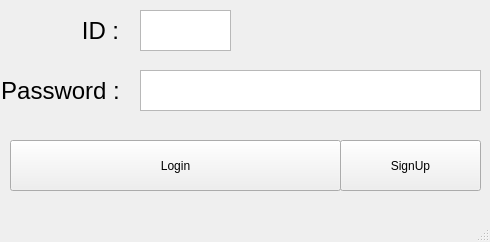
<?xml version="1.0" encoding="UTF-8"?>
<ui version="4.0">
 <class>winLoginEmployee</class>
 <widget class="QMainWindow" name="winLoginEmployee">
  <property name="geometry">
   <rect>
    <x>0</x>
    <y>0</y>
    <width>490</width>
    <height>242</height>
   </rect>
  </property>
  <property name="windowTitle">
   <string>MainWindow</string>
  </property>
  <widget class="QWidget" name="centralwidget">
   <widget class="QTextEdit" name="txtID">
    <property name="geometry">
     <rect>
      <x>140</x>
      <y>10</y>
      <width>91</width>
      <height>41</height>
     </rect>
    </property>
   </widget>
   <widget class="QTextEdit" name="txtPass">
    <property name="geometry">
     <rect>
      <x>140</x>
      <y>70</y>
      <width>341</width>
      <height>41</height>
     </rect>
    </property>
   </widget>
   <widget class="QLabel" name="label">
    <property name="geometry">
     <rect>
      <x>70</x>
      <y>10</y>
      <width>61</width>
      <height>41</height>
     </rect>
    </property>
    <property name="font">
     <font>
      <pointsize>18</pointsize>
     </font>
    </property>
    <property name="text">
     <string>ID :</string>
    </property>
    <property name="alignment">
     <set>Qt::AlignCenter</set>
    </property>
   </widget>
   <widget class="QLabel" name="label_2">
    <property name="geometry">
     <rect>
      <x>0</x>
      <y>70</y>
      <width>121</width>
      <height>41</height>
     </rect>
    </property>
    <property name="font">
     <font>
      <pointsize>18</pointsize>
     </font>
    </property>
    <property name="text">
     <string>Password :</string>
    </property>
    <property name="alignment">
     <set>Qt::AlignCenter</set>
    </property>
   </widget>
   <widget class="QPushButton" name="btnLogin">
    <property name="geometry">
     <rect>
      <x>10</x>
      <y>140</y>
      <width>331</width>
      <height>51</height>
     </rect>
    </property>
    <property name="text">
     <string>Login</string>
    </property>
   </widget>
   <widget class="QPushButton" name="btnSignUp">
    <property name="geometry">
     <rect>
      <x>340</x>
      <y>140</y>
      <width>141</width>
      <height>51</height>
     </rect>
    </property>
    <property name="text">
     <string>SignUp</string>
    </property>
   </widget>
  </widget>
  <widget class="QMenuBar" name="menubar">
   <property name="geometry">
    <rect>
     <x>0</x>
     <y>0</y>
     <width>490</width>
     <height>22</height>
    </rect>
   </property>
  </widget>
  <widget class="QStatusBar" name="statusbar"/>
 </widget>
 <resources/>
 <connections/>
</ui>
